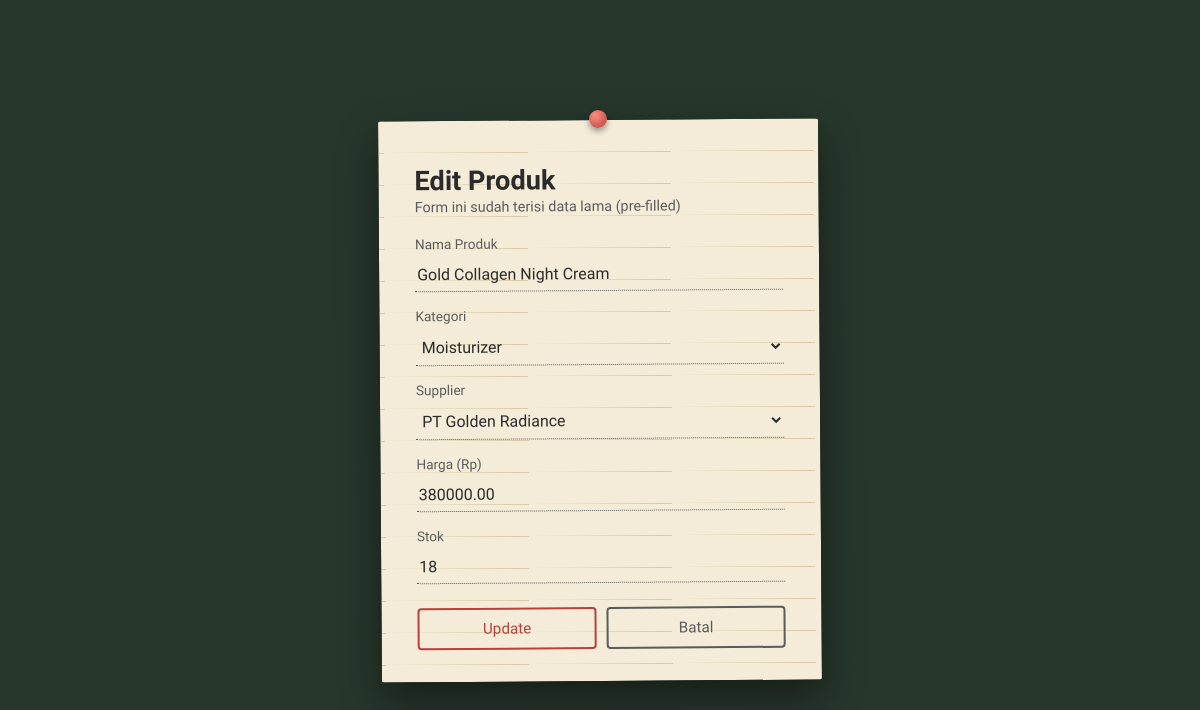
The app's page /update.php?id=9 with its own data.
### tables this page shows
CREATE TABLE produk (
    id INT AUTO_INCREMENT PRIMARY KEY,
    nama_produk VARCHAR(150) NOT NULL,
    kategori_id INT NOT NULL,
    supplier_id INT NOT NULL,
    harga DECIMAL(12,2) NOT NULL DEFAULT 0,
    stok INT NOT NULL DEFAULT 0,
    created_at TIMESTAMP DEFAULT CURRENT_TIMESTAMP,
    CONSTRAINT fk_produk_kategori FOREIGN KEY (kategori_id)
        REFERENCES kategori(id) ON DELETE RESTRICT ON UPDATE CASCADE,
    CONSTRAINT fk_produk_supplier FOREIGN KEY (supplier_id)
        REFERENCES supplier(id) ON DELETE RESTRICT ON UPDATE CASCADE
);

CREATE TABLE kategori (
    id INT AUTO_INCREMENT PRIMARY KEY,
    nama_kategori VARCHAR(100) NOT NULL
);

CREATE TABLE supplier (
    id INT AUTO_INCREMENT PRIMARY KEY,
    nama_supplier VARCHAR(100) NOT NULL,
    kontak VARCHAR(50) NOT NULL
);

### includes/functions.php (called while the page is built, shortened)
<?php
function getAllKategori(PDO $pdo): array
{
    $stmt = $pdo->query('SELECT id, nama_kategori FROM kategori ORDER BY nama_kategori ASC');
    return $stmt->fetchAll();
}
function getAllSupplier(PDO $pdo): array
{
    $stmt = $pdo->query('SELECT id, nama_supplier FROM supplier ORDER BY nama_supplier ASC');
    return $stmt->fetchAll();
}
function getProdukById(PDO $pdo, int $id): ?array
{
    $stmt = $pdo->prepare('SELECT * FROM produk WHERE id = :id');
    $stmt->execute(['id' => $id]);
    $row = $stmt->fetch();
    return $row ?: null;
}

### update.php (the view, shortened to what this page needs)
<?php
require_once __DIR__ . '/includes/config.php';
$id = (int) ($_GET['id'] ?? $_POST['id'] ?? 0);
$produk = getProdukById($pdo, $id);
$old = [
    'nama_produk' => $produk['nama_produk'],
    'kategori_id' => $produk['kategori_id'],
    'supplier_id' => $produk['supplier_id'],
    'harga'       => $produk['harga'],
    'stok'        => $produk['stok'],
];
$kategoriList = getAllKategori($pdo);
$supplierList = getAllSupplier($pdo);
?>
<!DOCTYPE html>
<html lang="id">
<head>
<link rel="stylesheet" href="assets/style.css">
</head>
<body>
<div class="board">
  <div class="paper">
    <div class="pin"></div>
    <h1 class="page-title">Edit Produk</h1>
    <p class="page-subtitle">Form ini sudah terisi data lama (pre-filled)</p>
    <form method="POST" action="update.php?id=<?= (int) $id ?>" novalidate>
      <label class="field-label">
        Nama Produk
        <input type="text" name="nama_produk" value="<?= htmlspecialchars($old['nama_produk'], ENT_QUOTES, 'UTF-8') ?>" required>
      </label>
      <label class="field-label">
        Kategori
        <select name="kategori_id" required>
          <?php foreach ($kategoriList as $k): ?>
            <option value="<?= (int) $k['id'] ?>" <?= (string) $old['kategori_id'] === (string) $k['id'] ? 'selected' : '' ?>>
              <?= htmlspecialchars($k['nama_kategori'], ENT_QUOTES, 'UTF-8') ?>
            </option>
          <?php endforeach; ?>
        </select>
      </label>
      <label class="field-label">
        Supplier
        <select name="supplier_id" required>
          <?php foreach ($supplierList as $s): ?>
            <option value="<?= (int) $s['id'] ?>" <?= (string) $old['supplier_id'] === (string) $s['id'] ? 'selected' : '' ?>>
              <?= htmlspecialchars($s['nama_supplier'], ENT_QUOTES, 'UTF-8') ?>
            </option>
          <?php endforeach; ?>
        </select>
      </label>
      <label class="field-label">
        Harga (Rp)
        <input type="number" step="0.01" min="0" name="harga" value="<?= htmlspecialchars((string) $old['harga'], ENT_QUOTES, 'UTF-8') ?>" required>
      </label>
      <label class="field-label">
        Stok
        <input type="number" min="0" name="stok" value="<?= htmlspecialchars((string) $old['stok'], ENT_QUOTES, 'UTF-8') ?>" required>
      </label>
      <div class="btn-row">
        <button type="submit" class="stamp-btn">Update</button>
        <a href="index.php" class="stamp-btn stamp-btn--ink" style="text-align:center;text-decoration:none;">Batal</a>
      </div>
    </form>
  </div>
</div>
</body>
</html>

### assets/style.css (style rules this page uses)
:root { --paper: #f4ecd8; --paper-line: #d8c9a3; --ink: #2b2b2b; --pencil: #5b5b5b; --pen-red: #b5433d; --pen-green: #3f6b4a; --stamp-amber: #c17f27; --board: #27372c; }
* { box-sizing: border-box; }
body { margin: 0; font-family: 'Work Sans', sans-serif; color: var(--ink); background: var(--board); }
.board { min-height: 100vh; display: flex; align-items: center; justify-content: center; padding: 40px 16px; background: var(--board); }
.paper { position: relative; width: 100%; max-width: 440px; background: var(--paper); background-image: repeating-linear-gradient( transparent, transparent 31px, var(--paper-line) 32px ); padding: 40px 36px 32px; border-radius: 2px; box-shadow: 0 18px 40px rgba(0,0,0,0.45); transform: rotate(-0.4deg); }
.pin { position: absolute; top: -10px; left: 50%; transform: translateX(-50%); width: 18px; height: 18px; border-radius: 50%; background: radial-gradient(circle at 35% 30%, #ff8a80, var(--pen-red)); box-shadow: 0 3px 6px rgba(0,0,0,0.4); }
.page-title { font-family: 'Special Elite', monospace; font-size: 1.7rem; margin: 4px 0 2px; }
.page-subtitle { margin: 0 0 20px; color: var(--pencil); font-size: 0.9rem; }
.field-label { display: block; font-family: 'Special Elite', monospace; font-size: 0.85rem; color: var(--pencil); margin-bottom: 16px; }
.field-label input, .field-label select { display: block; width: 100%; margin-top: 6px; padding: 7px 2px; font-family: 'Work Sans', sans-serif; font-size: 1rem; color: var(--ink); background: transparent; border: none; border-bottom: 1px dotted var(--pencil); outline: none; }
.btn-row { display: flex; gap: 10px; margin-top: 24px; }
.stamp-btn { flex: 1; padding: 10px 14px; font-family: 'Special Elite', monospace; font-size: 0.95rem; color: var(--pen-red); background: transparent; border: 2px double var(--pen-red); border-radius: 4px; cursor: pointer; text-align: center; text-decoration: none; display: inline-block; transition: transform 0.15s ease, background 0.15s ease; }
.stamp-btn--ink { color: var(--pencil); border-color: var(--pencil); }

### records on screen
produk: nama_produk "Gold Collagen Night Cream", kategori_id "Moisturizer", supplier_id "PT Golden Radiance", harga "380000.00", stok "18"
